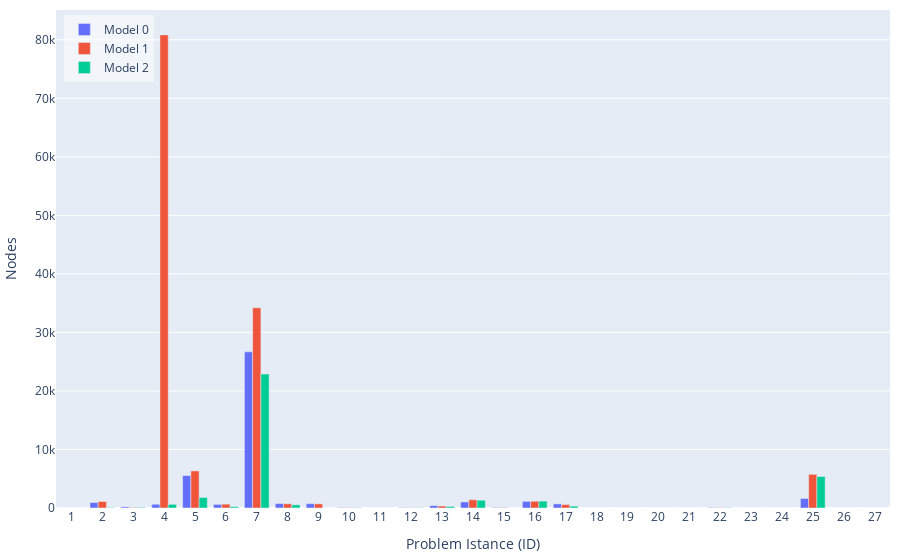

This figure's notebook cell:
### Code cell
import plotly.graph_objects as go

# Create bar plot with visible zeros
hovertemplate_text='Model: %{customdata[0]}<br>ID: %{x}<br>Gap: %{text}%<br>Nodes: %{customdata[1]}<br>Runtime: %{customdata[2]} s<extra></extra>'
fig = go.Figure(data=[
    go.Bar(
        name='Model 0', 
        x=df0['ID'], 
        y=df0['nodes'],
        text=df0['gap'].apply(lambda x: f'{x:.2f}'),  # Format text to 2 decimal places
        # Create a 2D array with multiple columns
        customdata=np.dstack((df0['model'], df0['nodes'], df0['total_time'].apply(lambda x: f'{x:.2f}')))[0],
        textposition='none',
        hovertemplate=hovertemplate_text
    ),
    go.Bar(
        name='Model 1', 
        x=df1['ID'], 
        y=df1['nodes'],
        text=df1['gap'].apply(lambda x: f'{x:.2f}'),
        customdata=np.dstack((df1['model'], df1['nodes'], df1['total_time'].apply(lambda x: f'{x:.2f}')))[0],
        textposition='none',
        hovertemplate=hovertemplate_text
    ),
    go.Bar(
        name='Model 2', 
        x=df2['ID'], 
        y=df2['nodes'],
        text=df2['gap'].apply(lambda x: f'{x:.2f}'),
        customdata=np.dstack((df2['model'], df2['nodes'], df2['total_time'].apply(lambda x: f'{x:.2f}')))[0],
        textposition='none',
        hovertemplate=hovertemplate_text
    ),
])

# Add a subtle visual indication for zero values
fig.update_layout(
    autosize=True,   # let the container size drive the plot
    margin=dict(l=10, r=10, t=10, b=10),    # width=1000,
    # width=1000,
    # height=600,
    barmode='group',
    yaxis = dict(
        title = 'Nodes',
    ),
    xaxis = dict(
        title = 'Problem Istance (ID)',
        tickmode = 'array',
        tickvals = list(range(0, 28)),
        ticktext = list(range(0, 28)),
    ),
    legend=dict(
        x=0.01,
        y=0.99,
        xanchor='left',
        yanchor='top',
        bgcolor='rgba(255, 255, 255, 0.5)'
    )
)

fig.show()

# # Save as HTML
# div_schedule = plot(
#     fig, include_plotlyjs=True, config={"responsive": True}, output_type="div"
# )
# # write div snippet to file
# with open('../docs/images/results-nodes.html', 'w') as f:
#     f.write(div_schedule)

### Figure 1 — Plotly figure (JSON) as saved in the notebook; plotly's stock layout.template omitted (floating-point values rounded to 4 significant figures)
{"data": [{"customdata": [[0, 3, "0.22"], [0, 931, "27.07"], [0, 193, "24.98"], [0, 641, "3.34"], [0, 5543, "300.00"], [0, 616, "300.00"], [0, 26677, "300.00"], [0, 751, "300.01"], [0, 735, "300.01"], [0, 60, "2.87"], [0, 3, "19.91"], [0, 59, "88.71"], [0, 403, "16.40"], [0, 1035, "300.00"], [0, 82, "300.02"], [0, 1132, "29.12"], [0, 701, "300.00"], [0, 1, "300.13"], [0, 3, "10.07"], [0, 3, "150.74"], [0, 1, "300.13"], [0, 74, "45.49"], [0, 1, "300.02"], [0, 1, "301.61"], [0, 1625, "300.07"], [0, 1, "300.04"], [0, 1, "300.78"]], "hovertemplate": "Model: %{customdata[0]}<br>ID: %{x}<br>Gap: %{text}%<br>Nodes: %{customdata[1]}<br>Runtime: %{customdata[2]} s<extra></extra>", "name": "Model 0", "text": ["0.00", "0.00", "0.01", "0.00", "inf", "inf", "253.21", "inf", "inf", "0.00", "0.00", "0.00", "0.00", "inf", "inf", "0.00", "inf", "inf", "0.00", "0.00", "inf", "0.00", "inf", "inf", "11.14", "inf", "inf"], "textposition": "none", "type": "bar", "x": [1, 2, 3, 4, 5, 6, 7, 8, 9, 10, 11, 12, 13, 14, 15, 16, 17, 18, 19, 20, 21, 22, 23, 24, 25, 26, 27], "y": [3.0, 931.0, 193.0, 641.0, 5543.0, 616.0, 26680.0, 751.0, 735.0, 60.0, 3.0, 59.0, 403.0, 1035.0, 82.0, 1132.0, 701.0, 1.0, 3.0, 3.0, 1.0, 74.0, 1.0, 1.0, 1625.0, 1.0, 1.0]}, {"customdata": [[1, 3, "13.77"], [1, 1111, "103.18"], [1, 86, "139.57"], [1, 80836, "317.44"], [1, 6337, "395.70"], [1, 655, "420.13"], [1, 34208, "318.28"], [1, 718, "411.88"], [1, 702, "420.15"], [1, 55, "92.26"], [1, 3, "135.93"], [1, 38, "183.62"], [1, 334, "122.48"], [1, 1412, "420.66"], [1, 74, "420.34"], [1, 1156, "154.46"], [1, 587, "420.10"], [1, 1, "420.22"], [1, 3, "132.68"], [1, 3, "299.32"], [1, 1, "428.37"], [1, 44, "147.89"], [1, 1, "423.02"], [1, 1, "428.33"], [1, 5753, "420.20"], [1, 1, "421.45"], [1, 1, "431.33"]], "hovertemplate": "Model: %{customdata[0]}<br>ID: %{x}<br>Gap: %{text}%<br>Nodes: %{customdata[1]}<br>Runtime: %{customdata[2]} s<extra></extra>", "name": "Model 1", "text": ["0.00", "0.00", "0.00", "16.93", "48.00", "87.81", "242.12", "103.37", "124.38", "0.00", "0.00", "0.00", "0.00", "17.26", "29.37", "0.00", "114.32", "3057.30", "0.00", "0.00", "76970.17", "0.00", "22997.23", "23526.60", "2.31", "13188.85", "12472.79"], "textposition": "none", "type": "bar", "x": [1, 2, 3, 4, 5, 6, 7, 8, 9, 10, 11, 12, 13, 14, 15, 16, 17, 18, 19, 20, 21, 22, 23, 24, 25, 26, 27], "y": [3.0, 1111.0, 86.0, 80840.0, 6337.0, 655.0, 34210.0, 718.0, 702.0, 55.0, 3.0, 38.0, 334.0, 1412.0, 74.0, 1156.0, 587.0, 1.0, 3.0, 3.0, 1.0, 44.0, 1.0, 1.0, 5753.0, 1.0, 1.0]}, {"customdata": [[2, 3, "13.76"], [2, 63, "78.51"], [2, 102, "146.64"], [2, 624, "21.08"], [2, 1788, "395.69"], [2, 231, "420.16"], [2, 22890, "318.28"], [2, 547, "411.89"], [2, 1, "420.22"], [2, 55, "91.99"], [2, 3, "136.73"], [2, 43, "193.70"], [2, 260, "119.14"], [2, 1323, "420.64"], [2, 1, "420.53"], [2, 1179, "158.48"], [2, 314, "420.11"], [2, 1, "420.24"], [2, 3, "134.64"], [2, 3, "262.27"], [2, 1, "428.53"], [2, 51, "147.96"], [2, 1, "423.01"], [2, 1, "428.16"], [2, 5382, "420.20"], [2, 1, "421.96"], [2, 1, "429.51"]], "hovertemplate": "Model: %{customdata[0]}<br>ID: %{x}<br>Gap: %{text}%<br>Nodes: %{customdata[1]}<br>Runtime: %{customdata[2]} s<extra></extra>", "name": "Model 2", "text": ["0.00", "0.00", "0.00", "0.00", "55.18", "114.02", "248.45", "140.45", "929.74", "0.00", "0.00", "0.00", "0.00", "25.98", "352.86", "0.00", "113.40", "3057.30", "0.00", "0.00", "76970.17", "0.00", "22997.23", "23526.60", "2.67", "13188.85", "12472.79"], "textposition": "none", "type": "bar", "x": [1, 2, 3, 4, 5, 6, 7, 8, 9, 10, 11, 12, 13, 14, 15, 16, 17, 18, 19, 20, 21, 22, 23, 24, 25, 26, 27], "y": [3.0, 63.0, 102.0, 624.0, 1788.0, 231.0, 22890.0, 547.0, 1.0, 55.0, 3.0, 43.0, 260.0, 1323.0, 1.0, 1179.0, 314.0, 1.0, 3.0, 3.0, 1.0, 51.0, 1.0, 1.0, 5382.0, 1.0, 1.0]}], "layout": {"autosize": true, "barmode": "group", "legend": {"bgcolor": "rgba(255, 255, 255, 0.5)", "x": 0.01, "xanchor": "left", "y": 0.99, "yanchor": "top"}, "margin": {"b": 10, "l": 10, "r": 10, "t": 10}, "xaxis": {"tickmode": "array", "ticktext": [0, 1, 2, 3, 4, 5, 6, 7, 8, 9, 10, 11, 12, 13, 14, 15, 16, 17, 18, 19, 20, 21, 22, 23, 24, 25, 26, 27], "tickvals": [0, 1, 2, 3, 4, 5, 6, 7, 8, 9, 10, 11, 12, 13, 14, 15, 16, 17, 18, 19, 20, 21, 22, 23, 24, 25, 26, 27], "title": {"text": "Problem Istance (ID)"}}, "yaxis": {"title": {"text": "Nodes"}}}}
